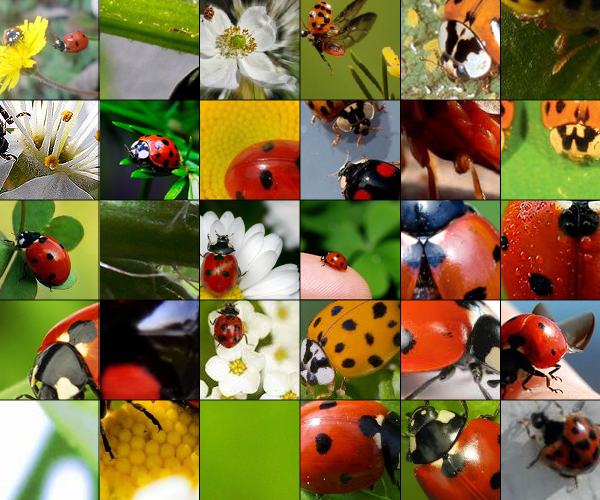
#> input picture calibration/tablet.jpg, 600 x 500 px
$ python bubamara-ocr.py --image calibration/tablet.jpg   (Python 2 division)   (older library calls are emulated)
#> lines starting #> are read from the running program, lines starting #| are printed output that depends on the picture
# -*- coding: utf-8 -*-

import argparse
import os
import numpy as np
import cv2
#np.set_printoptions(threshold=999999)

abeceda = ['A', 'B', 'C', 'Č', 'Ć', 'D', 'DŽ', 'Đ', 'E', 'F', 'G', 'H', 'I', 'J', 'K', 'L', 'LJ', 'M', 'N', 'NJ', 'O', 'P', 'R', 'S', 'Š', 'T', 'U', 'V', 'Z', 'Ž']
imgTrain = 'calibration/tablet.jpg'

#pixel size for input image:
xPixels = 100L
yPixels = 100L

def bubamaraGen(trainImage, testImage):

  # Set up the training image.
  # It is an alphabetical tablet of ladybugs.
#> called with trainImage = 'calibration/tablet.jpg', testImage = 'calibration/tablet.jpg'
  trainImage = cv2.imread(trainImage)
#> trainImage is the input picture: shape (500, 600, 3); mean B, G, R 65, 110.8, 126.3
  bubamara = cv2.cvtColor(trainImage,cv2.COLOR_BGR2GRAY)
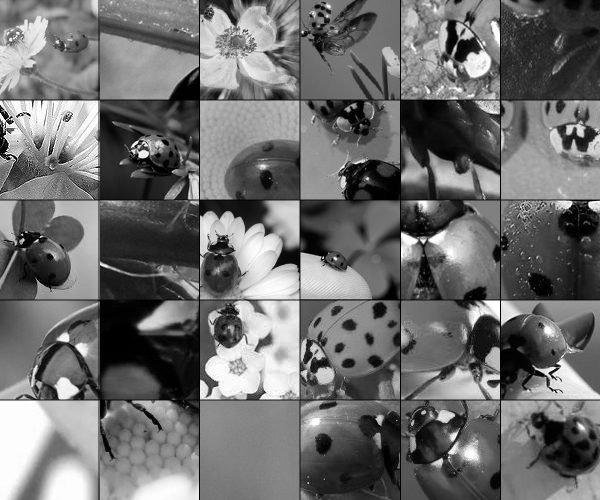
#> bubamara: shape (500, 600); min 0, max 255, mean 110.2

  img2 = cv2.imread(testImage)
  input_name = os.path.basename(testImage)

  input_img = cv2.cvtColor(img2,cv2.COLOR_BGR2GRAY)
  # Make the input image the same size as the training image.
  # input_img = cv2.resize(input_img, (bubamara.shape[0],bubamara.shape[1]), interpolation = cv2.INTER_AREA)

  #compute size of input image:
  print "inputImage Size: " + str(input_img.shape[0]) + "x" + str(input_img.shape[1])
#| inputImage Size: 500x600

  #now figure out how many 30x30 boxes fill the image & crop to that size:
  xCount = input_img.shape[0] / xPixels
#> xCount = 5
  yCount = input_img.shape[1] / yPixels
#> yCount = 6

  input_img = input_img[0:xCount*xPixels, 0:yCount*yPixels] # Crop from x, y, w, h -> 100, 200, 300, 400
                                   # NOTE: its img[y: y + h, x: x + w] and *not* img[x: x + w, y: y + h]

  print "inputImage New Size: " + str(input_img.shape[0]) + "x" + str(input_img.shape[1])
#| inputImage New Size: 500x600

  # Now we split the images to 30 cells, each 100x100 in size. (6x5 grid)
  # 30 corresponds to each letter of the Bosnian-Serbian-Croatian alphabet.
  bubamara_cells = [np.hsplit(row,6) for row in np.vsplit(bubamara,5)]
#> bubamara_cells = 5 items
  input_img_cells = [np.hsplit(row,yCount) for row in np.vsplit(input_img,xCount)]
#> input_img_cells = 5 items

  print "Array Count: " + str(xCount) + "," + str(yCount)
#| Array Count: 5,6
  print str(xCount * yCount) + " letters"
#| 30 letters

  # Make both into Numpy arrays. Their sizes will be (5,6,100,100)
  # Total area: 300000
  x1 = np.array(bubamara_cells)
  x2 = np.array(input_img_cells)


  # Now we prepare train_data and test_data.
  train = x1[:,:30].reshape(-1,10000).astype(np.float32) # Size = (3000,100)
  test = x2[:,:xCount * yCount].reshape(-1,xPixels * yPixels).astype(np.float32) # Size = (3000,100)

  # Create labels for the first 30 cells.
  k = np.arange(30)
  train_labels = np.repeat(k,1)[:,np.newaxis] # Length of labels will be 30

  # Initiate kNN and train the data.
  knn = cv2.KNearest()
#> (the run stopped early here; a loop or call above may not have finished)
